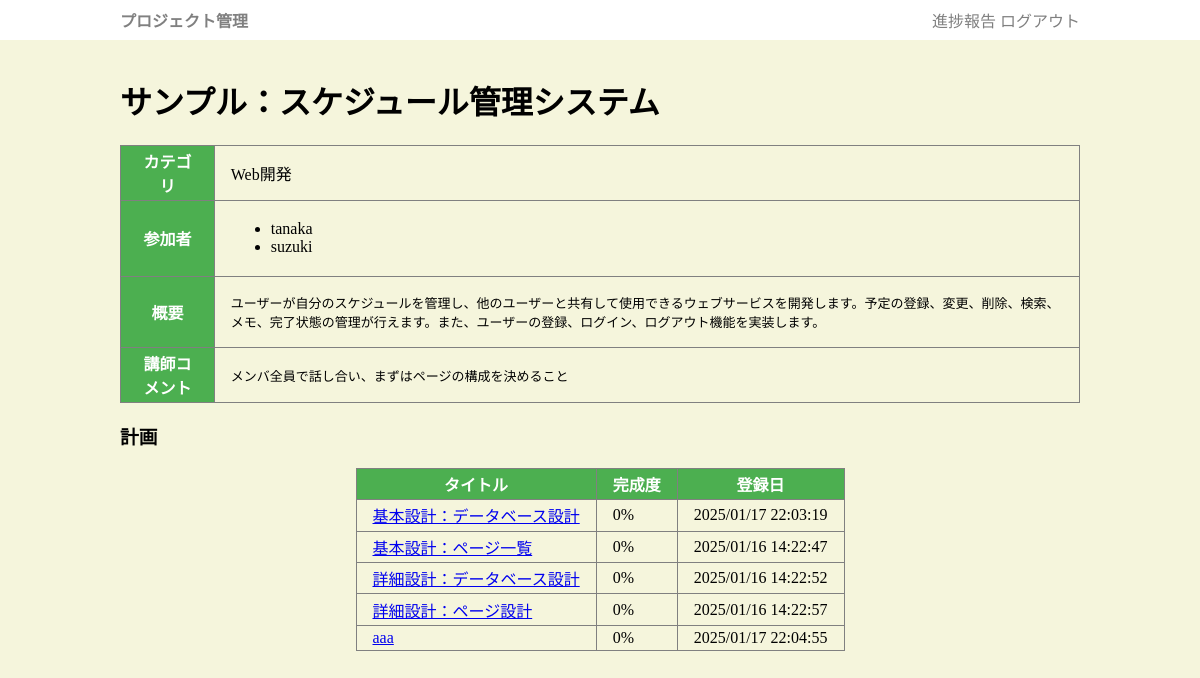
The page /project/1 (signed in) on the database as committed earlier.
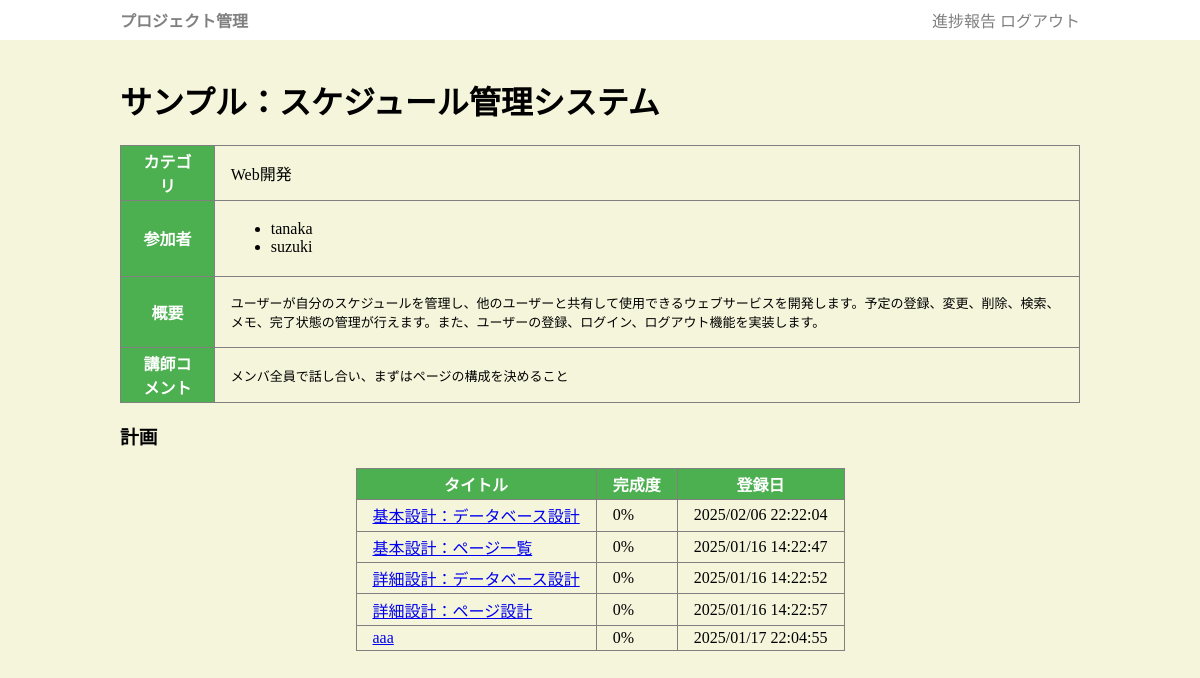
The same page on the database as committed later.
### app.py (models this page shows, shortened)
class Plan(db.Model):
    planid = db.Column(db.Integer, primary_key=True)
    pid = db.Column(db.Integer, db.ForeignKey("project.pid"))
    ptitle = db.Column(db.String(255))
    pbody = db.Column(db.String(65545))
    prate = db.Column(db.Integer, default=0)
    url = db.Column(db.String(255))
    plan_at = db.Column(db.DateTime, default=datetime.now)
    comment = db.Column(db.String(65545))

### app.py (the view)
@app.get('/project/<pid>')
def project(pid):
    if "uid" not in session:
        return redirect("/login")
    row = Project.query.get_or_404(pid)
    if is_myproject(row.pid):
        return render_template("project_edit.html",project=row,user=User.query.get(session['uid']))
    else:
        return render_template("project.html",project=row,user=User.query.get(session['uid']))

### app.py (called while the page is built)
def is_myproject(pid):
    row = Member.query.filter(Member.pid==pid, Member.uid == session['uid']).first()
    return row is not None or session['uid'] == 1

### templates/project.html (shortened to what this page needs)
{% extends "base.html" %}
{% block main %}
<h1>{{project.title}}</h1>
<table class="desc">
    <tr><th>カテゴリ</th><td>{{project.category}}</td></tr>
    <tr><th>参加者</th><td>
        <ul>
        {% for m in project.member %}
        <li>{{m.user.uname}}</li>
        {% endfor %}
        </ul>
    </td></tr>
    <tr><th>概要</th><td><pre>{{project.desc}}</pre></td></tr>
    <tr><th>講師コメント</th><td><pre>{{project.comment}}</pre></td></tr>
</table>
<h3>計画</h3>
<table id="plist">
    <tr><th>タイトル</th><th>完成度</th><th>登録日</th></tr>
    {% for r in project.plan %}
    <tr>
        <td class="title"><a href="/plan/{{r.planid}}">{{r.ptitle}}</a></div>
        <td class="prate">{{r.prate}}%</div>
        <td class="hi">{{r.plan_at.strftime('%Y/%m/%d %H:%M:%S')}}</div>
    </tr>
    {% endfor %}
</table>
{% endblock %}

Rows that differ between the two databases and show on the page:
changed Plan "基本設計：データベース設計": plan_at "2025/01/17 22:03:19" → "2025/02/06 22:22:04"
